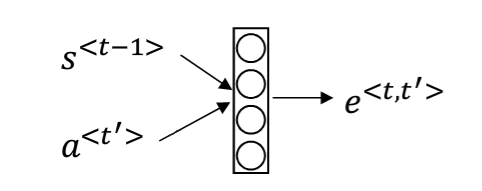
//> input picture Deep Learning/deeplearning.ai/Sequence Model/image/Attention Model2.png, 482 x 191 px, given in place of 12.jpg, which was not available
$ ./15_pyrUp_pyrDown   (built with g++ and OpenCV 4)
//> lines starting //> are read from the running program, lines starting //| are printed output that depends on the picture; pictures that were not available may be replaced by others from this repository, and a replacement may not be noted
#include<opencv2/opencv.hpp>
#include<iostream>

using namespace std;
using namespace cv;

Mat src;
Mat dst;


int main(int args, char* argv[])
{
	src = imread("F:/tempFiles/12.jpg");
//> src is the input picture: 191 rows x 482 cols, CV_8UC3; mean B, G, R 246.2, 246.2, 246.2
	if (src.empty())
	{
		cerr << "Not find files\n";
		return -1;
	}
	imshow("src", src);

	//高斯金字塔
	Mat upSrc, downSrc;
	pyrUp(src, upSrc, Size(src.cols * 2, src.rows * 2));//上采样，只能*2
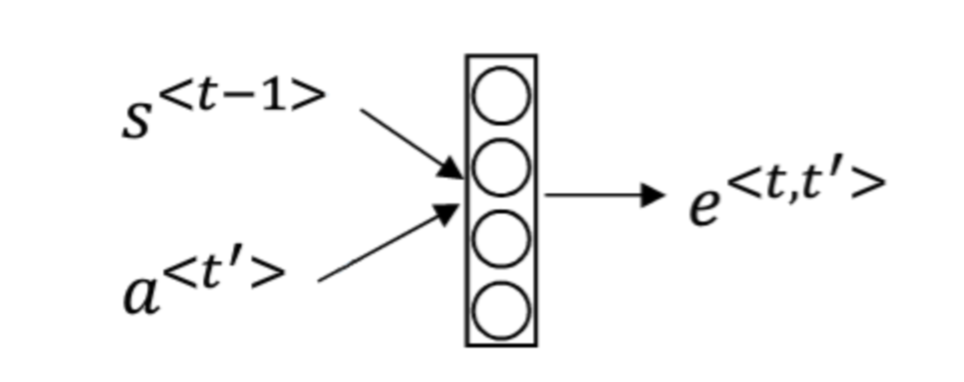
//> upSrc: 382 rows x 964 cols, CV_8UC3; mean B, G, R 246.2, 246.2, 246.2
	pyrDown(src, downSrc, Size(src.cols / 2, src.rows / 2));//降采样，只能/2
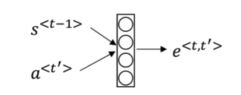
//> downSrc: 95 rows x 241 cols, CV_8UC3; mean B, G, R 246.2, 246.2, 246.2
	imshow("upSrc", upSrc);
	imshow("downSrc", downSrc);

	waitKey(0);

	return 0;
}

$ run again, on Deep Learning/deeplearning.ai/Sequence Model/image/BRNN.png
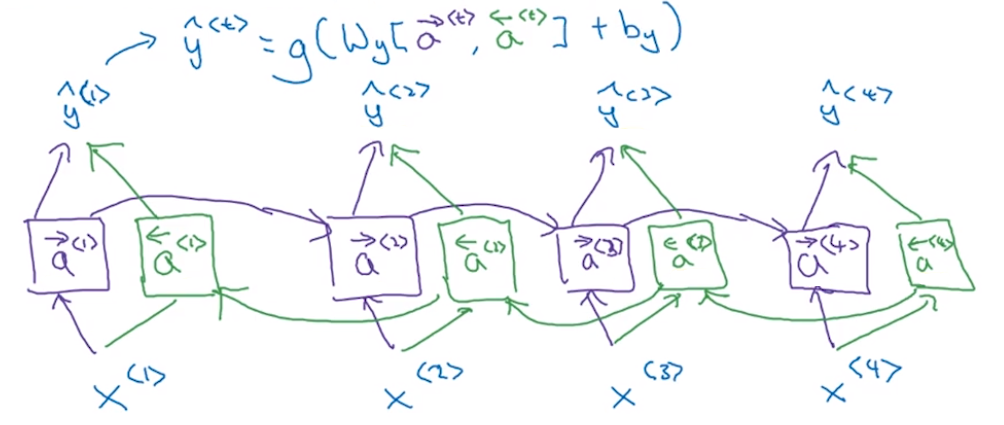
//> input picture Deep Learning/deeplearning.ai/Sequence Model/image/BRNN.png, 1004 x 425 px, given in place of 12.jpg, which was not available
//> src is the input picture: 425 rows x 1004 cols, CV_8UC3; mean B, G, R 248.5, 247.4, 245.2
//> `pyrDown(src, downSrc, Size(src.cols / 2, src.rows / 2));`:
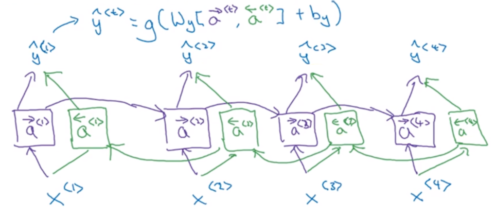
//> downSrc: 212 rows x 502 cols, CV_8UC3; mean B, G, R 248.5, 247.4, 245.2

$ run again, on Deep Learning/deeplearning.ai/Sequence Model/image/Beam Search.png
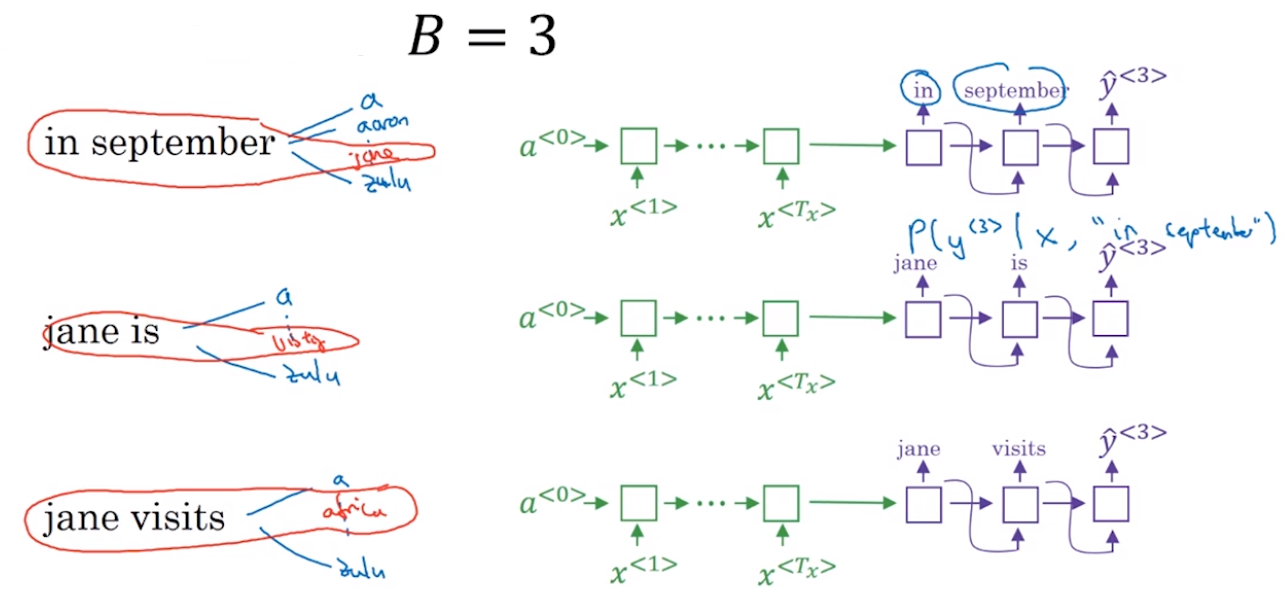
//> input picture Deep Learning/deeplearning.ai/Sequence Model/image/Beam Search.png, 1286 x 598 px, given in place of 12.jpg, which was not available
//> src is the input picture: 598 rows x 1286 cols, CV_8UC3; mean B, G, R 248.4, 247.7, 248
//> `pyrDown(src, downSrc, Size(src.cols / 2, src.rows / 2));`:
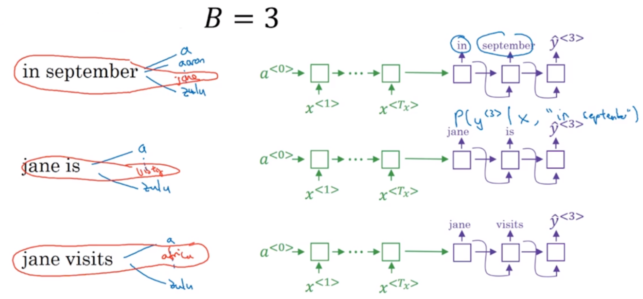
//> downSrc: 299 rows x 643 cols, CV_8UC3; mean B, G, R 248.4, 247.7, 248
